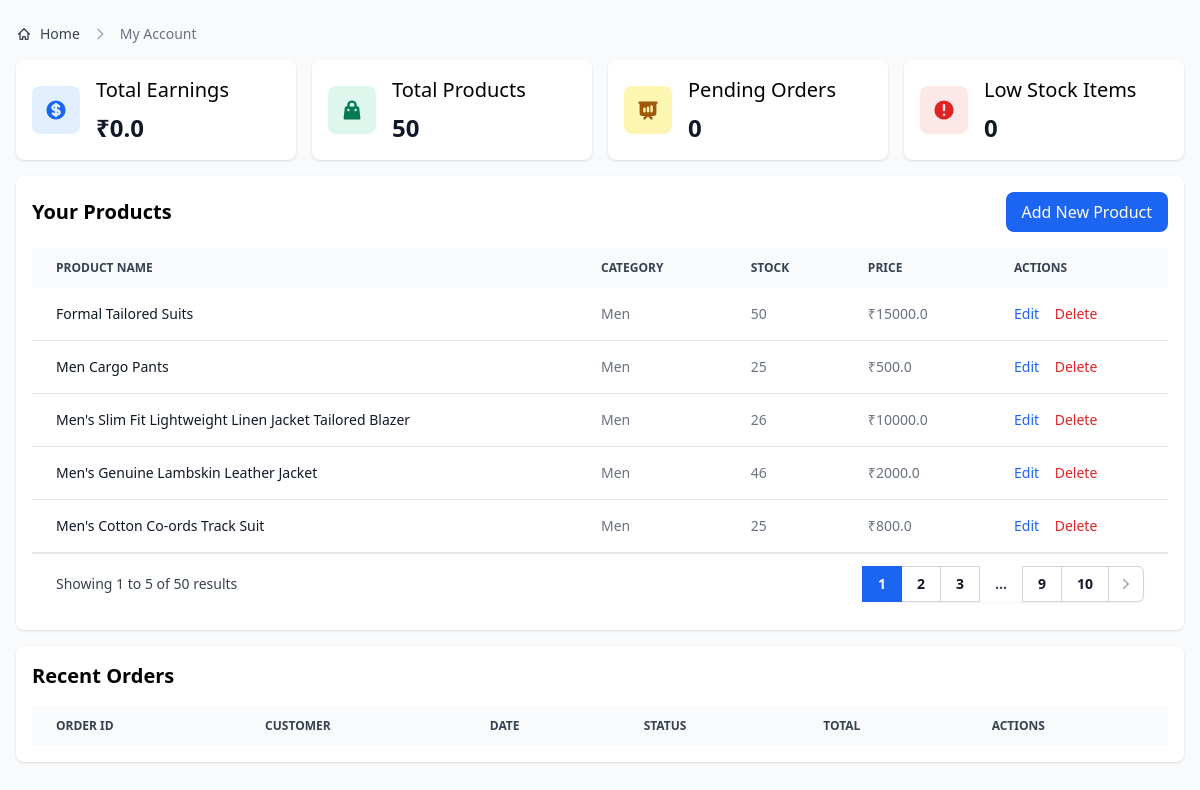
The app's page /seller_dashboard (signed in), older data.
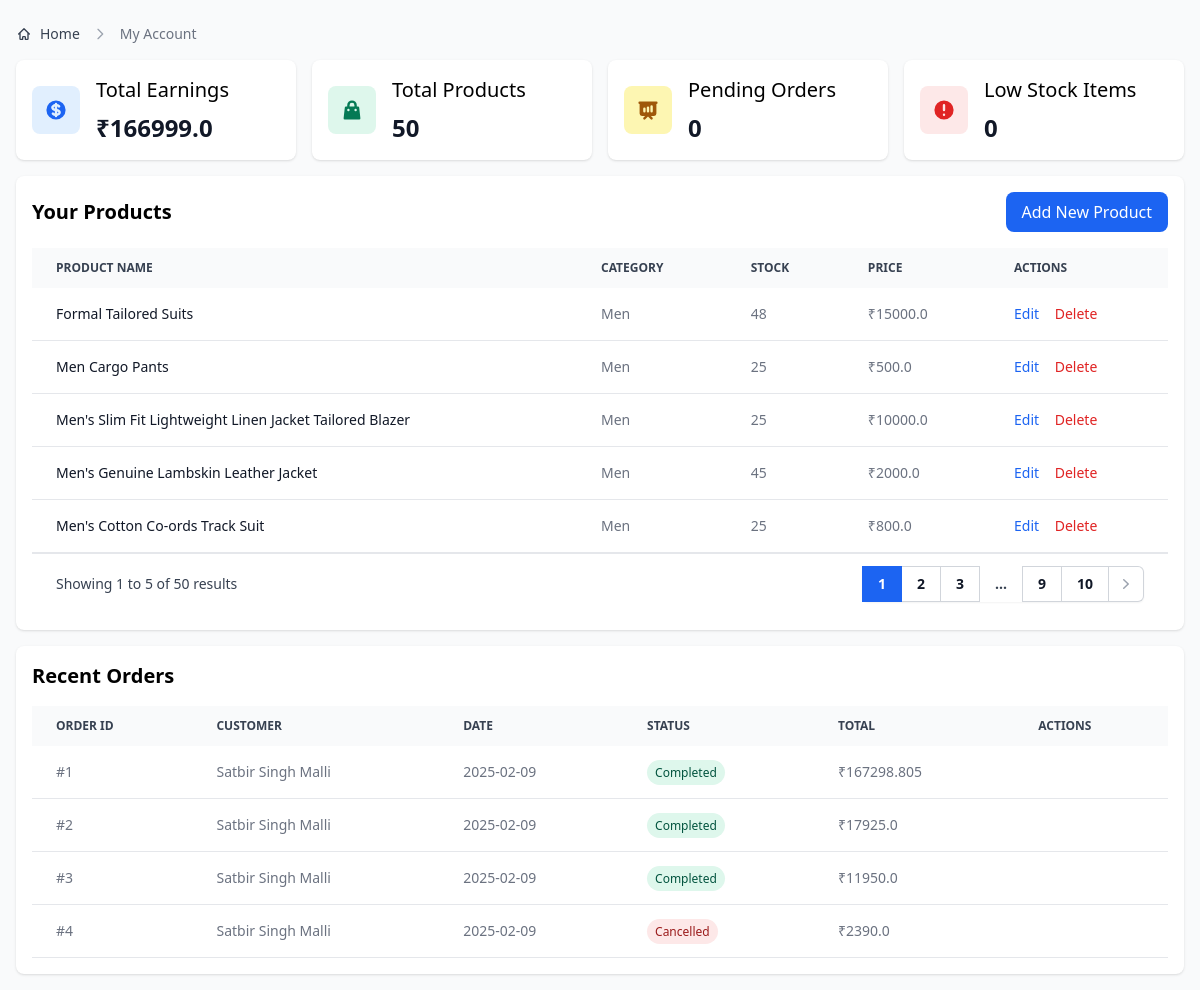
The same page, newer data.
### app.py (models this page shows)
class UserDatabase(db.Model, UserMixin):
    __tablename__ = "user_database"  # Explicit table name
    id = db.Column(db.Integer, primary_key=True)
    first_name = db.Column(db.String(150), nullable=False)
    last_name = db.Column(db.String(150), nullable=False)
    phone_number = db.Column(db.String(10), nullable=False)
    address = db.Column(db.String(150), nullable=False)
    email = db.Column(db.String(150), nullable=False, unique=True)
    password = db.Column(db.String(150), nullable=False)
    is_seller = db.Column(db.Boolean, default=False)
    is_admin = db.Column(db.Boolean, default=False)
    is_active = db.Column(db.Boolean, default=True)
    is_banned = db.Column(db.Boolean, default=False)
    created_at = db.Column(db.DateTime, default=datetime.now(timezone("Asia/Kolkata")))
    earning = db.Column(db.Float, default=0)
    cart_items = db.relationship("CartItem", backref="user", lazy=True)
    orders = db.relationship("Order", backref="user", lazy=True)
    reviews = db.relationship("Review", backref="user", lazy=True)

class Product(db.Model):
    __tablename__ = "product"
    id = db.Column(db.Integer, primary_key=True)
    name = db.Column(db.String(200), nullable=False)
    description = db.Column(db.Text, nullable=False)
    price = db.Column(db.Float, nullable=False)
    category = db.Column(db.String(100), nullable=False)
    rating = db.Column(db.Float, default=0)
    stock = db.Column(db.Integer, default=0)
    image = db.Column(db.String(150), nullable=True)
    created_at = db.Column(db.DateTime, default=datetime.now(timezone("Asia/Kolkata")))
    earning = db.Column(db.Float, default=0)
    supplier_id = db.Column(
        db.Integer, db.ForeignKey("user_database.id"), nullable=False
    )
    reviews = db.relationship("Review", backref="product", lazy=True)
    cart_items = db.relationship("CartItem", backref="product", lazy=True)

class Order(db.Model):
    __tablename__ = "order"
    id = db.Column(db.Integer, primary_key=True)
    user_id = db.Column(db.Integer, db.ForeignKey("user_database.id"), nullable=False)
    total_price = db.Column(db.Float, nullable=False)
    status = db.Column(db.String(50), default="Pending")
    created_at = db.Column(
        db.DateTime,
        default=lambda: datetime.now(timezone("Asia/Kolkata")),
        nullable=False,
    )

### app.py (the view)
@app.route("/seller_dashboard")
@login_required
def seller_dashboard():
    if not current_user.is_seller:
        flash("You don't have permission to access the seller dashboard.", "error")
        return redirect(url_for("home"))
    page = request.args.get('page', 1, type=int)
    per_page = 5  # Number of items per page
    products_pagination = Product.query.filter_by(supplier_id=current_user.id)\
        .order_by(Product.created_at.desc())\
        .paginate(page=page, per_page=per_page, error_out=False)
    products = Product.query.filter_by(supplier_id=current_user.id)\
        .order_by(Product.created_at.desc())\
        .all()
    seller_product_ids = [p.id for p in Product.query.filter_by(supplier_id=current_user.id).all()]
    orders = Order.query.join(OrderItem)\
        .filter(OrderItem.product_id.in_(seller_product_ids))\
        .distinct()\
        .all()
    pending_orders = [order for order in orders if order.status == "Pending"]
    low_stock_products = Product.query.filter_by(supplier_id=current_user.id)\
        .filter(Product.stock < 10)\
        .all()
    return render_template(
        "seller/dashboard.html",
        user=current_user,
        products_pagination=products_pagination,
        products=products,  # Add this for the edit modals
        orders=orders,
        pending_orders=pending_orders,
        low_stock_products=low_stock_products,
    )

### app.py (called while the page is built)
@login_manager.user_loader
def load_user(user_id):
    return UserDatabase.query.get(int(user_id))

@app.context_processor
def inject_cart_data():
    cart_items = []
    cart_count = 0
    if current_user.is_authenticated:
        cart_items = CartItem.query.filter_by(user_id=current_user.id).all()
        cart_count = sum(item.quantity for item in cart_items)
    return dict(cart_items=cart_items, cart_count=cart_count)

### templates/seller/dashboard.html (shortened to what the changed rows need)
<!DOCTYPE html>
<html lang="en">
  <head>
    <link
      rel="stylesheet"
      href="{{url_for('static',filename='dist/css/output.css')}}"
    />
  </head>
  <body class="bg-gray-50">
    <div class="p-4 pt-6">
      <div class="grid grid-cols-1 sm:grid-cols-2 lg:grid-cols-4 gap-4 mb-4">
        <div class="bg-white rounded-lg shadow p-4">
          <div class="flex items-center">
            <div class="ml-4">
              <h3 class="mb-2 text-xl font-medium">Total Earnings</h3>
              <p class="text-2xl font-semibold text-gray-900">
                ₹{{user.earning}}
              </p>
            </div>
          </div>
        </div>
      </div>
      <div id="products" class="bg-white rounded-lg shadow p-4 mb-4">
        <div class="flex justify-between items-center mb-4">
          <h2 class="text-xl font-bold">Your Products</h2>
        </div>
        <div class="relative overflow-x-auto">
          <table class="w-full text-sm text-left text-gray-500">
            <thead class="text-xs text-gray-700 uppercase bg-gray-50">
              <tr>
                <th scope="col" class="px-6 py-3">Product name</th>
                <th scope="col" class="px-6 py-3">Category</th>
                <th scope="col" class="px-6 py-3">Stock</th>
                <th scope="col" class="px-6 py-3">Price</th>
                <th scope="col" class="px-6 py-3">Actions</th>
              </tr>
            </thead>
            <tbody>
              {% for product in products_pagination.items %}
              <tr class="bg-white border-b">
                <td
                  class="px-6 py-4 font-medium text-gray-900 whitespace-nowrap"
                >
                  {{product.name}}
                </td>
                <td class="px-6 py-4">{{product.category}}</td>
                <td class="px-6 py-4">{{product.stock}}</td>
                <td class="px-6 py-4">₹{{product.price}}</td>
                <td class="px-6 py-4">
                  <button
                    data-modal-target="edit-product-modal-{{product.id}}"
                    data-modal-toggle="edit-product-modal-{{product.id}}"
                    class="font-medium text-blue-600 hover:underline"
                  >
                    Edit
                  </button>
                  <button
                    onclick="deleteProduct('{{product.id}}')"
                    class="font-medium text-red-600 hover:underline ml-3"
                  >
                    Delete
                  </button>
                </td>
              </tr>
              {% endfor %}
            </tbody>
          </table>
          {% if products_pagination.pages > 1 %}
          <div class="flex items-center justify-between border-t border-gray-200 bg-white px-4 py-3 sm:px-6">
            <div class="hidden sm:flex sm:flex-1 sm:items-center sm:justify-between">
              <div>
                <nav class="isolate inline-flex -space-x-px rounded-md shadow-sm" aria-label="Pagination">
                  {% for page_num in products_pagination.iter_pages(left_edge=2, left_current=2, right_current=2, right_edge=2) %}
                    {% if page_num %}
                      {% if products_pagination.page == page_num %}
                      <span class="relative z-10 inline-flex items-center bg-blue-600 px-4 py-2 text-sm font-semibold text-white focus:z-20 focus-visible:outline focus-visible:outline-2 focus-visible:outline-offset-2 focus-visible:outline-blue-600">
                        {{ page_num }}
                      </span>
                      {% else %}
                      <a href="{{ url_for('seller_dashboard', page=page_num) }}"
                         class="relative inline-flex items-center px-4 py-2 text-sm font-semibold text-gray-900 ring-1 ring-inset ring-gray-300 hover:bg-gray-50 focus:z-20 focus:outline-offset-0">
                        {{ page_num }}
                      </a>
                      {% endif %}
                    {% else %}
                      <span class="relative inline-flex items-center px-4 py-2 text-sm font-semibold text-gray-700">...</span>
                    {% endif %}
                  {% endfor %}
                  {% if products_pagination.has_next %}
                  <a href="{{ url_for('seller_dashboard', page=products_pagination.next_num) }}"
                     class="relative inline-flex items-center rounded-r-md px-2 py-2 text-gray-400 ring-1 ring-inset ring-gray-300 hover:bg-gray-50 focus:z-20 focus:outline-offset-0">
                    <svg class="h-5 w-5" viewBox="0 0 20 20" fill="currentColor" aria-hidden="true">
                      <path fill-rule="evenodd" d="M7.21 14.77a.75.75 0 01.02-1.06L11.168 10 7.23 6.29a.75.75 0 111.04-1.08l4.5 4.25a.75.75 0 010 1.08l-4.5 4.25a.75.75 0 01-1.06-.02z" clip-rule="evenodd" />
                    </svg>
                  </a>
                  {% endif %}
                </nav>
              </div>
            </div>
          </div>
          {% endif %}
        </div>
      </div>
      <div id="orders" class="bg-white rounded-lg shadow p-4">
        <h2 class="text-xl font-bold mb-4">Recent Orders</h2>
        <div class="relative overflow-x-auto">
          <table class="w-full text-sm text-left text-gray-500">
            <thead class="text-xs text-gray-700 uppercase bg-gray-50">
              <tr>
                <th scope="col" class="px-6 py-3">Order ID</th>
                <th scope="col" class="px-6 py-3">Customer</th>
                <th scope="col" class="px-6 py-3">Date</th>
                <th scope="col" class="px-6 py-3">Status</th>
                <th scope="col" class="px-6 py-3">Total</th>
                <th scope="col" class="px-6 py-3">Actions</th>
              </tr>
            </thead>
            <tbody>
              {% for order in orders %}
              <tr class="bg-white border-b">
                <td class="px-6 py-4">#{{order.id}}</td>
                <td class="px-6 py-4">
                  {{order.user.first_name}} {{order.user.last_name}}
                </td>
                <td class="px-6 py-4">
                  {{order.created_at.strftime('%Y-%m-%d')}}
                </td>
                <td class="px-6 py-4">
                  <span
                    class="px-2 py-1 rounded-full text-xs {% if order.status == 'Pending' %}bg-yellow-100 text-yellow-800 {% elif order.status == 'Completed' %}bg-green-100 text-green-800 {% elif order.status == 'Cancelled' %}bg-red-100 text-red-800 {% endif %}"
                  >
                    {{order.status}}
                  </span>
                </td>
                <td class="px-6 py-4">₹{{order.total_price}}</td>
                <td class="px-6 py-4">
                </td>
              </tr>
              {% endfor %}
            </tbody>
          </table>
        </div>
      </div>
    </div>
  </body>
</html>

Row changes from the older to the newer data that the page shows:
changed UserDatabase: earning "0.0" → "166999.0"
changed Product "Formal Tailored Suits": stock "50" → "48"
changed Product "Men's Slim Fit Lightweight Linen Jacket Tailored Blazer": stock "26" → "25"
changed Product "Men's Genuine Lambskin Leather Jacket": stock "46" → "45"
added Order: id "1", user.first_name "Satbir Singh", user.last_name "Malli", created_at "2025-02-09", status "Completed", total_price "167298.805"
added Order: id "2", user.first_name "Satbir Singh", user.last_name "Malli", created_at "2025-02-09", status "Completed", total_price "17925.0"
added Order: id "3", user.first_name "Satbir Singh", user.last_name "Malli", created_at "2025-02-09", status "Completed", total_price "11950.0"
added Order: id "4", user.first_name "Satbir Singh", user.last_name "Malli", created_at "2025-02-09", status "Cancelled", total_price "2390.0"
